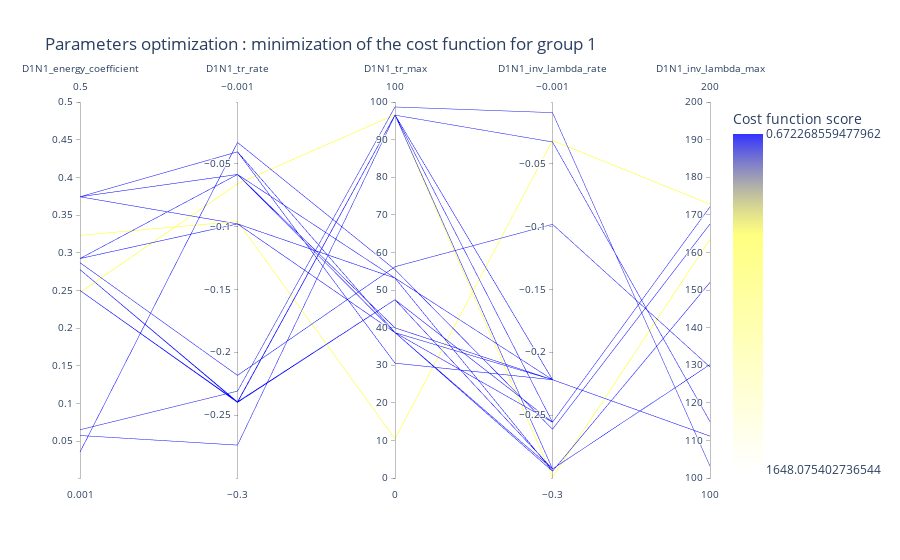
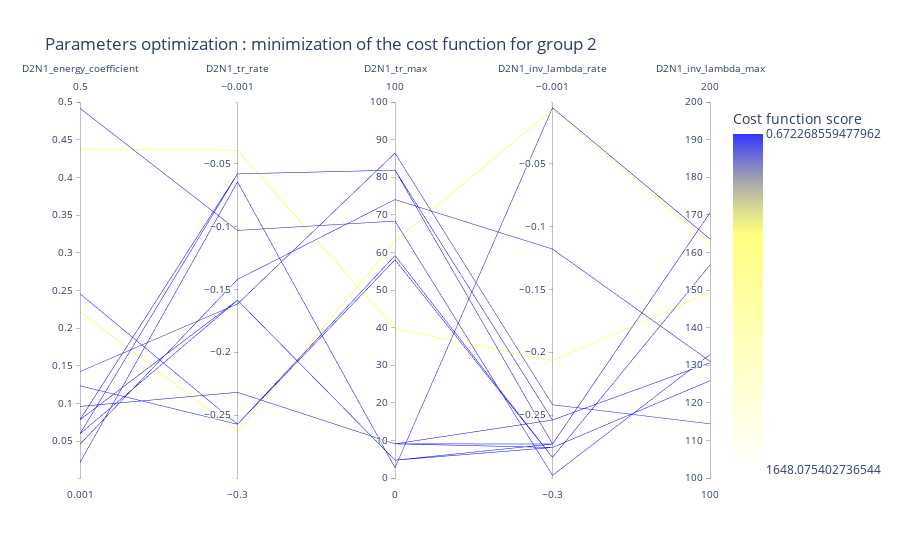

Source (notebook cell) for these figures, in order:
### Code cell
for trace in fig:
    display(trace)
